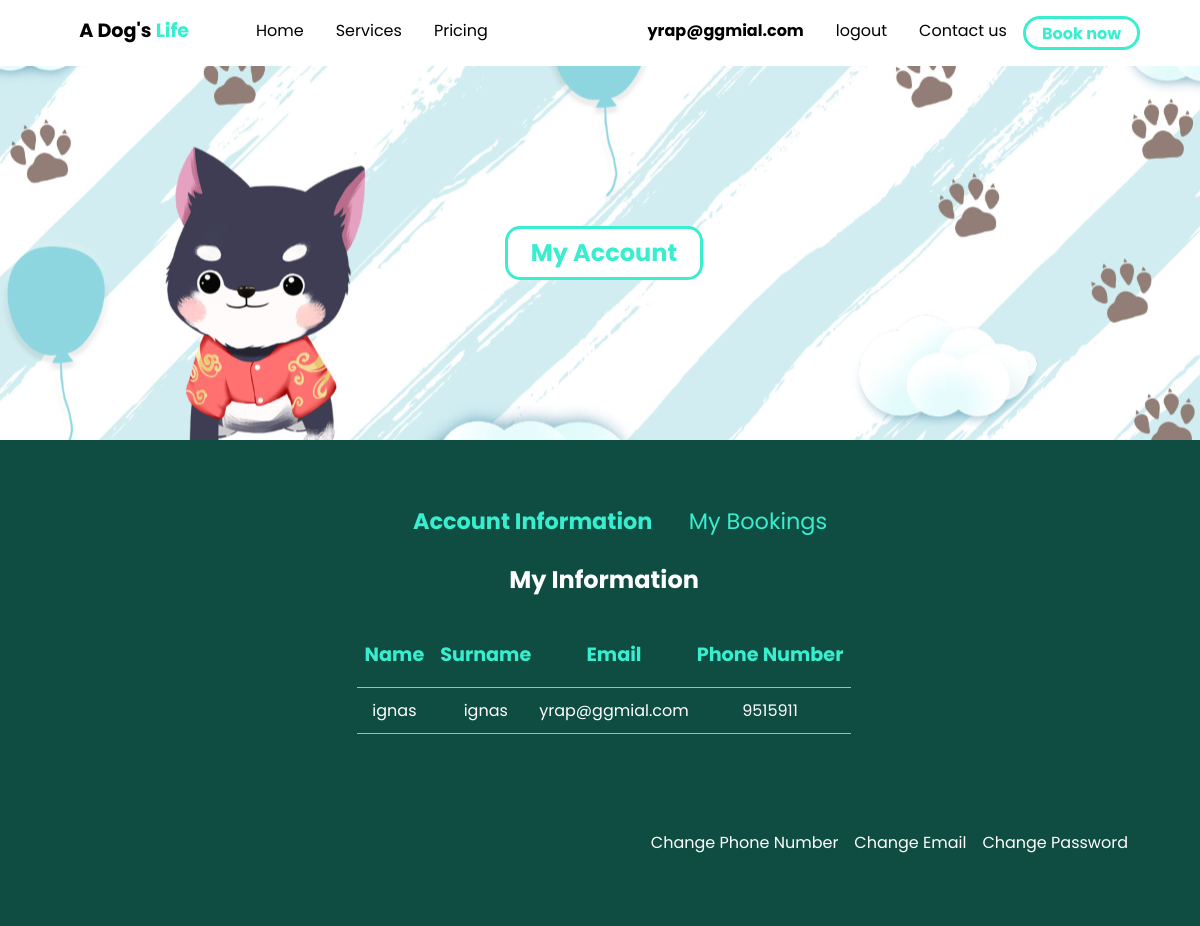
The page /php/account/account-main.php (signed in) on the database its author committed.
### tables this page shows
CREATE TABLE `users` (
  `user_id` int(6) NOT NULL,
  `name` varchar(20) NOT NULL,
  `surname` varchar(20) NOT NULL,
  `email` varchar(20) NOT NULL,
  `Pnumber` varchar(12) NOT NULL,
  `password` varchar(32) NOT NULL,
  `role` int(1) NOT NULL
);

### php/account/account-main.php (the view, shortened to what this page needs)
<?php
    require_once("../../db/db_connect.php");
    $email = $_SESSION['email'];
    $userQuery = "SELECT name, surname, Pnumber FROM users WHERE email = '$email' LIMIT 1";
    $result = mysqli_query($db, $userQuery);
    $user = mysqli_fetch_assoc($result);
    $name = $user['name'];
    $surname = $user['surname'];
    $pNumber = $user['Pnumber'];
?>
<!DOCTYPE html>
<html lang="en">
<head>
    <link rel="stylesheet" href="../../css/account/account.css">
</head>
<body>
    <div class="navbar" id="home">
        <div class="container">
            <a class="logo" href="../home.php">A Dog's <span>Life</span></a>
            <nav>
                <ul class="primary-nav">
                    <li><a href="../home.php">Home</a></li>
                    <li><a href="../services.php">Services</a></li>
                    <li><a href="../pricing.php">Pricing</a></li>
                </ul>
                <ul class="secondary-nav">
                  <?php if(isset($_SESSION['email'])) : ?>
                      <li><strong><a href="account-main.php"><?php echo $_SESSION['email']; ?></a></strong></li>
                      <li><a href="../home.php?logout='1'">logout</a></li>
                  <?php else : ?>
                      <li><a href="../loginform.php">Log In</a></li>
                      <li><a href="../registerform.php">Register</a></li>
                  <?php endif; ?>
                  <li><a href="#contact-us">Contact us</a></li>
                  <li class="book-cta"><a href="../booking.php">Book now</a></li>
                </ul>
            </nav>
        </div>
    </div>
  <section class="main-banner">
        <div class="container">
            <div class="center">
                <h1>My Account</h1>
            </div>
        </div>
    </section>
  <section class="account-sec">
        <div class="container">
            <div class="nav">
                <ul>
                    <li><strong><a href="#" id="first-li">Account Information</a></strong></li>
                    <li><a href="comBookings.php">My Bookings</a></li>
                </ul>
            </div>
            <div class="main-box">
                <h2>My Information</h2>
                <div style="overflow-x:auto;">
                    <table id="user-information">
                        <tr>
                            <th scope="col">Name</th>
                            <th scope="col">Surname</th>
                            <th scope="col">Email</th>
                            <th scope="col">Phone Number</th>
                        </tr>
                        <tr>
                            <td><?php echo $name; ?></td>
                            <td><?php echo $surname; ?></td>
                            <td><?php echo $email; ?></td>
                            <td><?php echo $pNumber; ?></td>
                        </tr>
                    </table>
                </div>
                <div class="change-info">
                    <ul>
                        <li><a href="changePass.php">Change Password</a></li>
                        <li><a href="changeEmail.php">Change Email</a></li>
                        <li><a href="changeNum.php">Change Phone Number</a></li>
                    </ul>
                </div>
            </div>
        </div>
    </section>
</body>
</html>

### css/account/account.css (style rules this page uses)
:root { --primary-color: #39EECF; --secondary-color: #0f4d42; }
body { font-family: "Poppins"; background: #E2E2E2; margin: 0; }
.navbar { background-color: white; padding: 1em; }
.navbar .logo { font-weight: bold; font-size: 1.2em; margin-left: 1em; color: black; width: 120px; }
.navbar .logo span { color: var(--primary-color); }
.navbar nav { display: none; }
.navbar .container { display: -webkit-box; display: -ms-flexbox; display: flex; place-content: space-between; }
a { text-decoration: none; }
ul { list-style-type: none; margin: 0; padding: 0; }
section { padding: 5em 2em; }
.main-banner { background: url("../../resources/assets/Services banner.svg") no-repeat; background-size: cover; background-position: center; text-align: center; }
.main-banner h1 { text-align: center; margin: auto; background: white; width: 8em; line-height: 2em; border: solid var(--primary-color); border-radius: 15px; color: var(--primary-color); }
.account-sec { background-color: var(--secondary-color); padding-top: 4em; padding-bottom: 70px h1; padding-bottom-text-align: center; padding-bottom-color: white; padding-bottom-font-weight: bold; padding-bottom-font-size: 2em; padding-bottom-margin-bottom: 2em; }
.account-sec .nav ul { float: center; text-align: center; }
.account-sec .nav ul li { display: inline-block; margin-left: 2em; }
.account-sec .nav ul li a { color: var(--primary-color); font-size: 1.4em; }
.account-sec .main-box { color: white; }
.account-sec .main-box h2 { width: -webkit-fit-content; width: -moz-fit-content; width: fit-content; margin: 1em auto; }
.account-sec .main-box ul { margin-top: 2em; }
.account-sec .main-box ul a { color: black; }
.account-sec .main-box table { text-align: center; margin: auto; border-collapse: collapse; }
.account-sec .main-box table th, .account-sec .main-box table td { padding: 8px; border-bottom: 1px solid var(--primary-color); }
.account-sec .main-box table td { padding: 10px 0; color: white; }
.account-sec .main-box table th { color: var(--primary-color); font-size: 1.2em; height: 50px; }
.account-sec .main-box table tr { margin-right: 2em; }
.account-sec .main-box .change-info ul li { display: inline; margin-right: 1em; margin-top: 4em; float: right; }
.account-sec .main-box .change-info a { color: white; }
nav { position: fixed; z-index: 500; width: 60%; right: 0; top: 0; background: var(--secondary-color); display: block; height: 100vh; padding: 1em; }
nav ul.primary-nav { margin-top: 5em; }
nav li a { color: white; display: block; padding: .6em; font-size: 1.2em; text-align: right; }
@media only screen and (min-width: 768px) { .navbar .container { display: -ms-grid; display: grid; -ms-grid-columns: 180px auto; grid-template-columns: 180px auto; -webkit-box-pack: unset; -ms-flex-pack: unset; justify-content: unset; } }
@media only screen and (min-width: 768px) { .navbar nav { display: -webkit-box; display: -ms-flexbox; display: flex; -webkit-box-pack: justify; -ms-flex-pack: justify; justify-content: space-between; position: unset; height: auto; background: none; height: auto; width: 100%; padding: 0; } }
@media only screen and (min-width: 768px) { .navbar nav ul { display: -webkit-box; display: -ms-flexbox; display: flex; } }
@media only screen and (min-width: 768px) { .navbar nav a { color: black; font-size: 1em; padding: .1em 1em; } }
@media only screen and (min-width: 768px) { .navbar nav ul.primary-nav { margin: 0; } }
@media only screen and (min-width: 768px) { .navbar nav li.book-cta a { font-weight: bold; border: solid var(--primary-color); border-radius: 5em; color: var(--primary-color); } }
@media only screen and (min-width: 1080px) { .container { width: 1080px; margin: 0 auto; } }
@media only screen and (min-width: 1080px) { section { padding: 10em 4em; } }

### rows shown on the page
users: name "ignas", surname "ignas", Pnumber "9515911"

### other values the page prints
$_SESSION['email'] "yrap@ggmial.com"
$email "yrap@ggmial.com"
